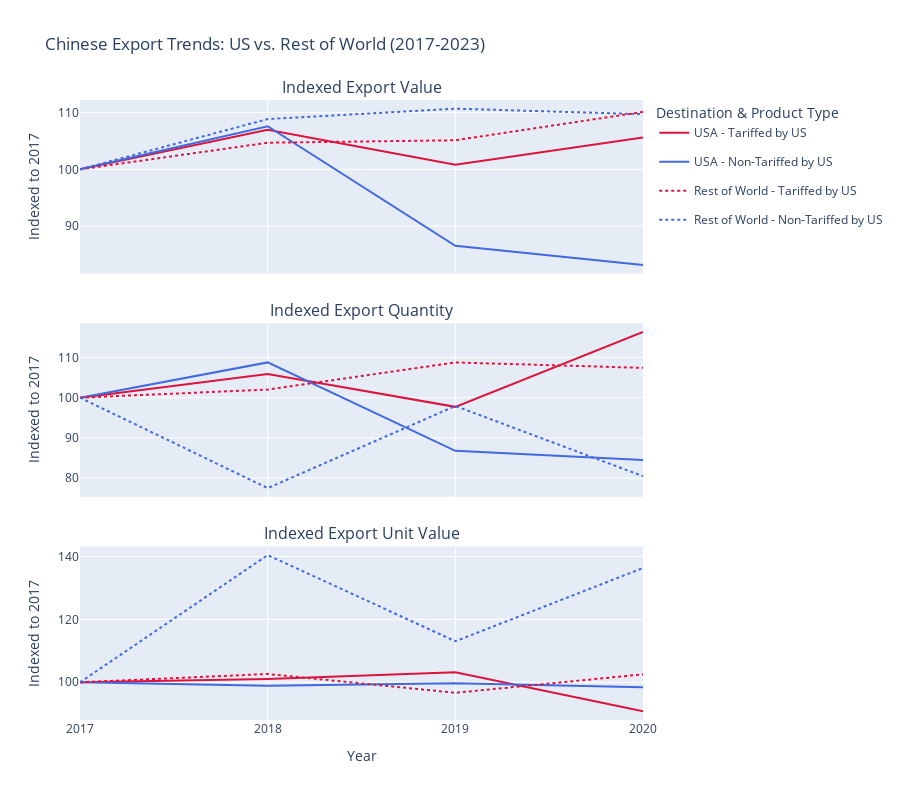

Notebook source saved alongside this figure:
### Markdown cell above
## Chinese exports - US vs RoW, Tariffed vs non-Tariffed goods

Exports from China to the US and to the RoW - comparing over those goods which were tariffed and those which weren't

### Code cell
USA_CODE = "840"
CHINA_CODE = "156"

# Prepare data: filter for Chinese exports and classify destinations/products
chinese_exports_lf = unified_lf.filter(
    (pl.col("reporter_country") == CHINA_CODE) &
    (pl.col("year").is_in([str(y) for y in range(2017, 2021)]))
).with_columns(
    tariff_status=pl.when(pl.col("product_code").is_in(tariffed_products))
                   .then(pl.lit("Tariffed by US"))
                   .otherwise(pl.lit("Non-Tariffed by US")),
    destination=pl.when(pl.col("partner_country") == USA_CODE)
                 .then(pl.lit("USA"))
                 .otherwise(pl.lit("Rest of World"))
)

# Group by destination, tariff status, and year, and aggregate all required metrics
aggregated_df = chinese_exports_lf.group_by(
    ['destination', 'tariff_status', 'year']
).agg(
    pl.sum("value").alias("value"),
    pl.sum("quantity").alias("quantity")
).sort('year').with_columns(
    # Calculate unit value, handling potential division by zero
    unit_value=(pl.col("value") / pl.col("quantity")).fill_null(0).fill_nan(0)
)

# Calculate indexed values for each metric
indexed_df = aggregated_df.with_columns(
    value_indexed=pl.col("value") / pl.col("value").filter(pl.col("year") == "2017").first().over(['destination', 'tariff_status']) * 100,
    quantity_indexed=pl.col("quantity") / pl.col("quantity").filter(pl.col("year") == "2017").first().over(['destination', 'tariff_status']) * 100,
    unit_value_indexed=pl.col("unit_value") / pl.col("unit_value").filter(pl.col("year") == "2017").first().over(['destination', 'tariff_status']) * 100,
).collect()

# Create a figure with 3 vertically stacked subplots
fig = make_subplots(
    rows=3, cols=1,
    shared_xaxes=True,
    vertical_spacing=0.08,
    subplot_titles=("Indexed Export Value", "Indexed Export Quantity", "Indexed Export Unit Value")
)

# Define plot styles for each category
styles = {
    ('USA', 'Tariffed by US'): {'color': 'crimson', 'dash': 'solid'},
    ('USA', 'Non-Tariffed by US'): {'color': 'royalblue', 'dash': 'solid'},
    ('Rest of World', 'Tariffed by US'): {'color': 'crimson', 'dash': 'dot'},
    ('Rest of World', 'Non-Tariffed by US'): {'color': 'royalblue', 'dash': 'dot'},
}

# Iterate through each data category to add traces to the subplots
for (destination, status), style in styles.items():
    plot_data = indexed_df.filter(
        (pl.col("destination") == destination) & (pl.col("tariff_status") == status)
    )
    if plot_data.is_empty():
        continue
    
    legend_name = f"{destination} - {status}"
    
    # Add traces for each metric to its respective subplot
    fig.add_trace(go.Scatter(
        x=plot_data["year"], y=plot_data["value_indexed"],
        name=legend_name, legendgroup=legend_name,
        mode='lines', line=style
    ), row=1, col=1)

    fig.add_trace(go.Scatter(
        x=plot_data["year"], y=plot_data["quantity_indexed"],
        name=legend_name, legendgroup=legend_name, showlegend=False,
        mode='lines', line=style
    ), row=2, col=1)
    
    fig.add_trace(go.Scatter(
        x=plot_data["year"], y=plot_data["unit_value_indexed"],
        name=legend_name, legendgroup=legend_name, showlegend=False,
        mode='lines', line=style
    ), row=3, col=1)

# Update layout for a clean, readable chart
fig.update_layout(
    height=800,
    title_text='Chinese Export Trends: US vs. Rest of World (2017-2023)',
    legend_title_text='Destination & Product Type',
    hovermode='x unified'
)
fig.update_yaxes(title_text="Indexed to 2017", row=1, col=1)
fig.update_yaxes(title_text="Indexed to 2017", row=2, col=1)
fig.update_yaxes(title_text="Indexed to 2017", row=3, col=1)
fig.update_xaxes(title_text="Year", row=3, col=1)

fig.show()

### Figure 1 — Plotly figure (JSON) as saved in the notebook; plotly's stock layout.template omitted (floating-point values rounded to 4 significant figures)
{"data": [{"legendgroup": "USA - Tariffed by US", "line": {"color": "crimson", "dash": "solid"}, "mode": "lines", "name": "USA - Tariffed by US", "type": "scatter", "x": ["2017", "2018", "2019", "2020"], "xaxis": "x", "y": [100.0, 107.0, 100.8, 105.6], "yaxis": "y"}, {"legendgroup": "USA - Tariffed by US", "line": {"color": "crimson", "dash": "solid"}, "mode": "lines", "name": "USA - Tariffed by US", "showlegend": false, "type": "scatter", "x": ["2017", "2018", "2019", "2020"], "xaxis": "x2", "y": [100.0, 105.9, 97.72, 116.3], "yaxis": "y2"}, {"legendgroup": "USA - Tariffed by US", "line": {"color": "crimson", "dash": "solid"}, "mode": "lines", "name": "USA - Tariffed by US", "showlegend": false, "type": "scatter", "x": ["2017", "2018", "2019", "2020"], "xaxis": "x3", "y": [100.0, 101.0, 103.2, 90.77], "yaxis": "y3"}, {"legendgroup": "USA - Non-Tariffed by US", "line": {"color": "royalblue", "dash": "solid"}, "mode": "lines", "name": "USA - Non-Tariffed by US", "type": "scatter", "x": ["2017", "2018", "2019", "2020"], "xaxis": "x", "y": [100.0, 107.6, 86.54, 83.16], "yaxis": "y"}, {"legendgroup": "USA - Non-Tariffed by US", "line": {"color": "royalblue", "dash": "solid"}, "mode": "lines", "name": "USA - Non-Tariffed by US", "showlegend": false, "type": "scatter", "x": ["2017", "2018", "2019", "2020"], "xaxis": "x2", "y": [100.0, 108.8, 86.78, 84.5], "yaxis": "y2"}, {"legendgroup": "USA - Non-Tariffed by US", "line": {"color": "royalblue", "dash": "solid"}, "mode": "lines", "name": "USA - Non-Tariffed by US", "showlegend": false, "type": "scatter", "x": ["2017", "2018", "2019", "2020"], "xaxis": "x3", "y": [100.0, 98.93, 99.72, 98.41], "yaxis": "y3"}, {"legendgroup": "Rest of World - Tariffed by US", "line": {"color": "crimson", "dash": "dot"}, "mode": "lines", "name": "Rest of World - Tariffed by US", "type": "scatter", "x": ["2017", "2018", "2019", "2020"], "xaxis": "x", "y": [100.0, 104.7, 105.1, 110.1], "yaxis": "y"}, {"legendgroup": "Rest of World - Tariffed by US", "line": {"color": "crimson", "dash": "dot"}, "mode": "lines", "name": "Rest of World - Tariffed by US", "showlegend": false, "type": "scatter", "x": ["2017", "2018", "2019", "2020"], "xaxis": "x2", "y": [100.0, 102.0, 108.8, 107.4], "yaxis": "y2"}, {"legendgroup": "Rest of World - Tariffed by US", "line": {"color": "crimson", "dash": "dot"}, "mode": "lines", "name": "Rest of World - Tariffed by US", "showlegend": false, "type": "scatter", "x": ["2017", "2018", "2019", "2020"], "xaxis": "x3", "y": [100.0, 102.6, 96.66, 102.5], "yaxis": "y3"}, {"legendgroup": "Rest of World - Non-Tariffed by US", "line": {"color": "royalblue", "dash": "dot"}, "mode": "lines", "name": "Rest of World - Non-Tariffed by US", "type": "scatter", "x": ["2017", "2018", "2019", "2020"], "xaxis": "x", "y": [100.0, 108.9, 110.7, 109.7], "yaxis": "y"}, {"legendgroup": "Rest of World - Non-Tariffed by US", "line": {"color": "royalblue", "dash": "dot"}, "mode": "lines", "name": "Rest of World - Non-Tariffed by US", "showlegend": false, "type": "scatter", "x": ["2017", "2018", "2019", "2020"], "xaxis": "x2", "y": [100.0, 77.53, 97.93, 80.49], "yaxis": "y2"}, {"legendgroup": "Rest of World - Non-Tariffed by US", "line": {"color": "royalblue", "dash": "dot"}, "mode": "lines", "name": "Rest of World - Non-Tariffed by US", "showlegend": false, "type": "scatter", "x": ["2017", "2018", "2019", "2020"], "xaxis": "x3", "y": [100.0, 140.4, 113.0, 136.3], "yaxis": "y3"}], "layout": {"annotations": [{"font": {"size": 16}, "showarrow": false, "text": "Indexed Export Value", "x": 0.5, "xanchor": "center", "xref": "paper", "y": 1, "yanchor": "bottom", "yref": "paper"}, {"font": {"size": 16}, "showarrow": false, "text": "Indexed Export Quantity", "x": 0.5, "xanchor": "center", "xref": "paper", "y": 0.64, "yanchor": "bottom", "yref": "paper"}, {"font": {"size": 16}, "showarrow": false, "text": "Indexed Export Unit Value", "x": 0.5, "xanchor": "center", "xref": "paper", "y": 0.28, "yanchor": "bottom", "yref": "paper"}], "height": 800, "hovermode": "x unified", "legend": {"title": {"text": "Destination & Product Type"}}, "title": {"text": "Chinese Export Trends: US vs. Rest of World (2017-2023)"}, "xaxis": {"anchor": "y", "domain": [0, 1], "matches": "x3", "showticklabels": false}, "xaxis2": {"anchor": "y2", "domain": [0, 1], "matches": "x3", "showticklabels": false}, "xaxis3": {"anchor": "y3", "domain": [0, 1], "title": {"text": "Year"}}, "yaxis": {"anchor": "x", "domain": [0.72, 1], "title": {"text": "Indexed to 2017"}}, "yaxis2": {"anchor": "x2", "domain": [0.36, 0.64], "title": {"text": "Indexed to 2017"}}, "yaxis3": {"anchor": "x3", "domain": [0, 0.28], "title": {"text": "Indexed to 2017"}}}}
